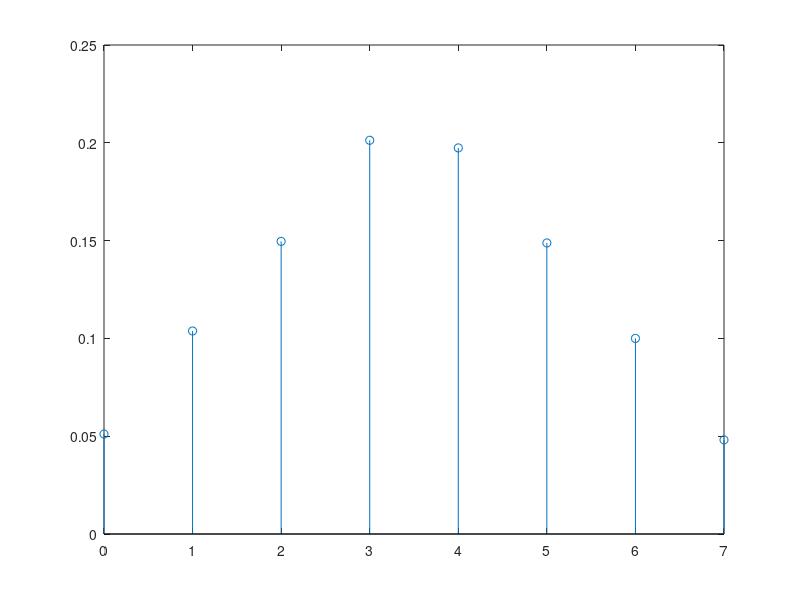

This chart was generated by the following MATLAB code:
% cleanup
clc, clearvars, close all
%% Exercice 1 a)
N =  10000;
Y = 0:7;
results = zeros(size(Y));
for i = 0:N
    v1 = randi([1 4], 1);
    v2 = randi([4 8], 1);

    X = v2 - v1;
    results(X+1) = results(X+1) + 1;
end

for i = 1:8
    results(i) = results(i) / N;
end

stem(Y,results)

%% Exercice 1 b)

% valor esperado
VE = 0*results(1,1) + 1*results(1,2) + 2*results(1,3) + 3*results(1,4) + 4*results(1,5) + 5*results(1,6) + 6*results(1,7) + 7*results(1,8)

% variância
VAR = 0*results(1,1) + 1*results(1,2) + 4*results(1,3) + 9*results(1,4) + 16*results(1,5) + 25*results(1,6) + 36*results(1,7) + 49*results(1,8);
VAR = VAR + VE*VE

% desvio padrão
DP = sqrt(VAR)

%% Exercice 1 c)
% probabilidade de X > 3 = casos favoráveis / casos possíveis
% casos possíveis = {4,5,6,7,8} = 5
% casos favoráveis = {6,7,8} = 3
fprintf('Probabilidade de X > 3 sabendo V1 =2: %f\n', 3/5)